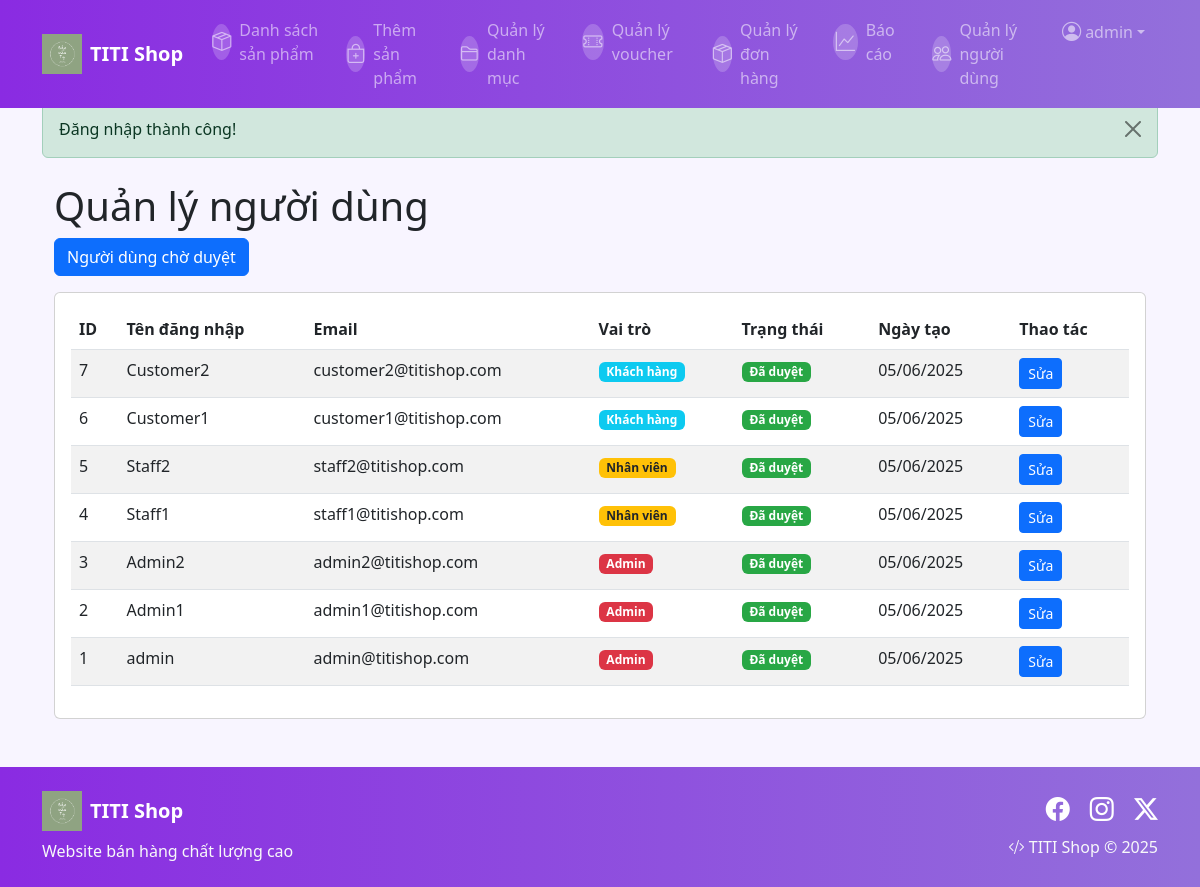
The page /User (signed in) on the database its author committed.
### tables this page shows
CREATE TABLE users ( 
    id INT AUTO_INCREMENT PRIMARY KEY, 
    username VARCHAR(255) NOT NULL UNIQUE, 
    email VARCHAR(255) NOT NULL UNIQUE,
    password VARCHAR(255) NOT NULL, 
    avatar VARCHAR(255) DEFAULT NULL,
    age INT DEFAULT NULL,
    role ENUM('admin', 'staff', 'customer') NOT NULL DEFAULT 'customer',
    status ENUM('pending', 'approved', 'rejected') NOT NULL DEFAULT 'approved',
    created_at TIMESTAMP DEFAULT CURRENT_TIMESTAMP 
);

### app/controllers/UserController.php (called while the page is built, shortened)
<?php
require_once('app/config/database.php');
require_once('app/models/UserModel.php');
require_once('app/helpers/SessionHelper.php');
class UserController
{
    private $userModel;
    public function __construct()
    {
        $this->db = (new Database())->getConnection();
        $this->userModel = new UserModel($this->db);
    }
    public function index()
    {
        $users = $this->userModel->getAllUsers();
        include 'app/views/user/list.php';
    }
}

### index.php (called while the page is built, shortened)
<?php
$url = $_GET['url'] ?? '';
$url = rtrim($url, '/');
$url = filter_var($url, FILTER_SANITIZE_URL);
$url = explode('/', $url);
$action = isset($url[1]) && $url[1] != '' ? $url[1] : 'index';
$controller = new $controllerName();
call_user_func_array([$controller, $action], array_slice($url, 2));
?>

### app/helpers/SessionHelper.php (called while the page is built, shortened)
<?php
class SessionHelper
{
    public static function get($key, $default = null)
    {
        return $_SESSION[$key] ?? $default;
    }
    public static function delete($key)
    {
        if (isset($_SESSION[$key])) {
            return true;
        }
        return false;
    }
    public static function isLoggedIn()
    {
        return self::get('user_id') !== null;
    }
    public static function getUserRole()
    {
        return self::get('user_role', 'customer');
    }
    public static function isAdmin()
    {
        return self::getUserRole() === 'admin';
    }
    public static function getFlash($key)
    {
        $message = self::get('flash_' . $key);
        return $message;
    }
    public static function hasFlash($key)
    {
        return self::get('flash_' . $key) !== null;
    }
}
?>

### app/models/UserModel.php (called while the page is built, shortened)
<?php
class UserModel
{
    private $conn;
    private $table = 'users';
    public function __construct($db)
    {
        $this->conn = $db;
    }
    public function getAllUsers()
    {
        $stmt = $this->conn->prepare("SELECT id, username, email, role, status, avatar, age, created_at FROM {$this->table} ORDER BY id DESC");
        $stmt->execute();
        return $stmt->fetchAll(PDO::FETCH_ASSOC);
    }
}
?>

### app/config/database.php (called while the page is built, shortened)
<?php
class Database {
    private $host = "localhost";
    private $db_name = "webbanhang";
    private $username = "root";
    private $password = "";
    public function getConnection() {
        $this->conn = null;
        try {            $this->conn = new PDO("mysql:host=" . $this->host . ";dbname=" . $this->db_name,
                                  $this->username,
                                  $this->password);
            $this->conn->exec("set names utf8mb4");
        } catch(PDOException $exception) {
            echo "Connection error: " . $exception->getMessage();
        }
        return $this->conn;
    }
}

### app/views/user/list.php (the view, shortened to what this page needs)
<!DOCTYPE html>
<html lang="vi">
<head>
    <link rel="stylesheet" href="/webbanhang/public/css/purple-theme.css">
</head>
<body>
    <?php include 'app/views/shares/header.php'; ?>
    <main class="container mt-4">
        <h1>Quản lý người dùng</h1>
        <div class="mb-3">
            <a href="/webbanhang/User/pending" class="btn btn-primary">
                Người dùng chờ duyệt
            </a>
        </div>
        <div class="card">
            <div class="card-body">
                <table class="table table-striped">
                    <thead>
                        <tr>                            <th>ID</th>
                            <th>Tên đăng nhập</th>
                            <th>Email</th>
                            <th>Vai trò</th>
                            <th>Trạng thái</th>
                            <th>Ngày tạo</th>
                            <th>Thao tác</th>
                        </tr>
                    </thead>
                    <tbody>
                        <?php if (!empty($users)): ?>
                            <?php foreach ($users as $user): ?>
                                <tr>
                                    <td><?= $user['id'] ?></td>
                                    <td><?= htmlspecialchars($user['username']) ?></td>
                                    <td><?= htmlspecialchars($user['email']) ?></td>
                                    <td>
                                        <?php if ($user['role'] == 'admin'): ?>
                                            <span class="badge bg-danger">Admin</span>
                                        <?php elseif ($user['role'] == 'staff'): ?>
                                            <span class="badge bg-warning">Nhân viên</span>
                                        <?php else: ?>                                            <span class="badge bg-info">Khách hàng</span>
                                        <?php endif; ?>
                                    </td>
                                    <td>
                                        <?php if ($user['status'] == 'pending'): ?>
                                            <span class="badge bg-warning">Chờ duyệt</span>
                                        <?php elseif ($user['status'] == 'approved'): ?>
                                            <span class="badge bg-success">Đã duyệt</span>
                                        <?php else: ?>
                                            <span class="badge bg-danger">Từ chối</span>
                                        <?php endif; ?>
                                    </td>
                                    <td><?= date('d/m/Y', strtotime($user['created_at'])) ?></td>
                                    <td>
                                        <a href="/webbanhang/User/edit/<?= $user['id'] ?>" class="btn btn-sm btn-primary">Sửa</a>
                                    </td>
                                </tr>
                            <?php endforeach; ?>
                        <?php else: ?>
                            <tr>
                                <td colspan="7" class="text-center">Không có người dùng nào</td>
                            </tr>
                        <?php endif; ?>
                    </tbody>
                </table>
            </div>
        </div>
    </main>
    <?php include 'app/views/shares/footer.php'; ?>
</body>
</html>

### app/views/shares/header.php (shortened to what this page needs)
<!DOCTYPE html>
<html lang="en">
<head>
    <link href="https://cdn.jsdelivr.net/npm/bootstrap@5.3.0-alpha1/dist/css/bootstrap.min.css" rel="stylesheet">
    <link rel="stylesheet" href="https://cdn.jsdelivr.net/npm/bootstrap-icons@1.11.1/font/bootstrap-icons.css">
    <link rel="stylesheet" href="/webbanhang/public/css/purple-theme.css">
    <link rel="stylesheet" href="https://cdn.datatables.net/1.11.5/css/jquery.dataTables.min.css">
</head>
<body>
    <nav class="navbar navbar-expand-lg navbar-dark navbar-purple fixed-top mb-4" id="mainNavbar">
        <div class="container">
            <a class="navbar-brand fw-bold" href="/webbanhang">
                <div class="d-flex align-items-center">
                    <img src="/webbanhang/public/logo/a.png" alt="TITI Shop" height="40" class="me-2">
                    <span class="d-none d-sm-inline">TITI Shop</span>
                </div>
            </a>
            <div class="collapse navbar-collapse" id="navbarNav">                <ul class="navbar-nav ms-auto">
                    <li class="nav-item">
                        <a class="nav-link" href="/webbanhang/Product/">
                            <div class="icon-container">
                                <i class="bi bi-box-seam"></i>
                            </div>
                            Danh sách sản phẩm
                        </a>
                    </li>
                    <?php if (SessionHelper::isAdmin() || SessionHelper::isStaff()): ?>
                        <li class="nav-item">
                            <a class="nav-link" href="/webbanhang/Product/add">
                                <div class="icon-container">
                                    <i class="bi bi-bag-plus"></i>
                                </div>
                                Thêm sản phẩm
                            </a>
                        </li>                        <li class="nav-item">
                            <a class="nav-link" href="/webbanhang/Category/">
                                <div class="icon-container">
                                    <i class="bi bi-folder2"></i>
                                </div>
                                Quản lý danh mục
                            </a>
                        </li>                        <li class="nav-item">
                            <a class="nav-link" href="/webbanhang/Voucher/">
                                <div class="icon-container">
                                    <i class="bi bi-ticket-perforated"></i>
                                </div>
                                Quản lý voucher
                            </a>
                        </li>
                        <li class="nav-item">
                            <a class="nav-link" href="/webbanhang/Cart/ordersByStatus">
                                <div class="icon-container">
                                    <i class="bi bi-box-seam"></i>
                                </div>
                                Quản lý đơn hàng
                            </a>
                        </li>
                        <li class="nav-item">
                            <a class="nav-link" href="/webbanhang/Report">
                                <div class="icon-container">
                                    <i class="bi bi-graph-up"></i>
                                </div>
                                Báo cáo
                            </a>
                        </li>
                    <?php endif; ?>
                    <?php if (SessionHelper::isAdmin()): ?>
                        <li class="nav-item">
                            <a class="nav-link position-relative" href="/webbanhang/User">
                                <div class="icon-container">
                                    <i class="bi bi-people"></i>
                                </div>
                                Quản lý người dùng
                            </a>
                        </li>
                    <?php endif; ?>
                    <?php if (SessionHelper::isLoggedIn()): ?>
                        <li class="nav-item dropdown">
                            <a class="nav-link dropdown-toggle" href="#" id="userDropdown" role="button" data-bs-toggle="dropdown" aria-expanded="false">
                                <div class="d-flex align-items-center">
                                    <?php
                                    $user = SessionHelper::getUser();
                                    if (!empty($user['avatar'])):
                                    ?>
                                        <img src="/webbanhang/public/uploads/<?php echo $user['avatar']; ?>" alt="Avatar" class="user-avatar">
                                    <?php else: ?>
                                        <i class="bi bi-person-circle me-1"></i>
                                    <?php endif; ?>
                                    <?php echo htmlspecialchars(SessionHelper::get('username')); ?>
                                </div>
                            </a>
                        </li>
                    <?php endif; ?>
                </ul>
            </div>
        </div>
    </nav>
    <div class="container mt-4">
        <?php if (SessionHelper::hasFlash('success')): ?>
            <div class="alert alert-success alert-dismissible fade show" role="alert">
                <?php echo SessionHelper::getFlash('success'); ?>
                <button type="button" class="btn-close" data-bs-dismiss="alert" aria-label="Close"></button>
            </div>
        <?php endif; ?>

### app/views/shares/footer.php (shortened to what this page needs)
    </div>
    <footer class="footer-purple py-4 mt-5">
        <div class="container">
            <div class="row">
                <div class="col-md-6 text-center text-md-start">
                    <div class="d-flex align-items-center justify-content-center justify-content-md-start">
                        <img src="/webbanhang/public/logo/a.png" alt="TITI Shop" height="40" class="me-2">
                        <span class="text-white fw-bold fs-5">TITI Shop</span>
                    </div>
                    <p class="text-light mt-2 mb-0">Website bán hàng chất lượng cao</p>
                </div>
                <div class="col-md-6 text-center text-md-end mt-3 mt-md-0">
                    <div class="social-icons mb-2">
                        <a href="#" class="text-white me-3"><i class="bi bi-facebook fs-4"></i></a>
                        <a href="#" class="text-white me-3"><i class="bi bi-instagram fs-4"></i></a>
                        <a href="#" class="text-white"><i class="bi bi-twitter-x fs-4"></i></a>
                    </div>
                    <p class="text-light mb-0"><i class="bi bi-code-slash"></i> TITI Shop &copy; <?php echo date('Y'); ?></p>
                </div>
            </div>
        </div>
    </footer>
</body>
</html>

### public/css/purple-theme.css (style rules this page uses)
:root { --purple-primary: #8a2be2; --purple-secondary: #9370db; --purple-light: #e6e0ff; --purple-hover: #7026b9; --purple-focus: rgba(138, 43, 226, 0.25); }
body { background-color: #f8f5ff; font-family: 'Segoe UI', Tahoma, Geneva, Verdana, sans-serif; }
.navbar-purple { background: linear-gradient(to right, var(--purple-primary), var(--purple-secondary)); }
.footer-purple { background: linear-gradient(to right, var(--purple-primary), var(--purple-secondary)); color: white; padding: 25px 0; margin-top: 40px; }
.footer-purple a { color: white; transition: all 0.3s ease; }
.nav-link { border-radius: 10px; padding: 10px 16px; margin: 0 5px; transition: all 0.3s ease; display: flex; align-items: center; }
.nav-link .icon-container { width: 36px; height: 36px; background: rgba(255, 255, 255, 0.2); border-radius: 50%; display: flex; align-items: center; justify-content: center; margin-right: 8px; transition: all 0.3s ease; }
.nav-link i { font-size: 1.2rem; }
.badge.bg-success { background-color: #28a745 !important; }
.badge.bg-warning { background-color: #ffc107 !important; color: #212529; }

### app/views/shares/header.php (style rules this page uses)
body { padding-top: 76px; }

### rows shown on the page
users: id "7", username "Customer2", email "customer2@titishop.com", role "Khách hàng", status "Đã duyệt", created_at "05/06/2025"
users: id "6", username "Customer1", email "customer1@titishop.com", role "Khách hàng", status "Đã duyệt", created_at "05/06/2025"
users: id "5", username "Staff2", email "staff2@titishop.com", role "Nhân viên", status "Đã duyệt", created_at "05/06/2025"
users: id "4", username "Staff1", email "staff1@titishop.com", role "Nhân viên", status "Đã duyệt", created_at "05/06/2025"
users: id "3", username "Admin2", email "admin2@titishop.com", role "Admin", status "Đã duyệt", created_at "05/06/2025"
users: id "2", username "Admin1", email "admin1@titishop.com", role "Admin", status "Đã duyệt", created_at "05/06/2025"
users: id "1", username "admin", email "admin@titishop.com", role "Admin", status "Đã duyệt", created_at "05/06/2025"

### other values the page prints
SessionHelper::get('username') "admin"
SessionHelper::getFlash('success') "Đăng nhập thành công!"
